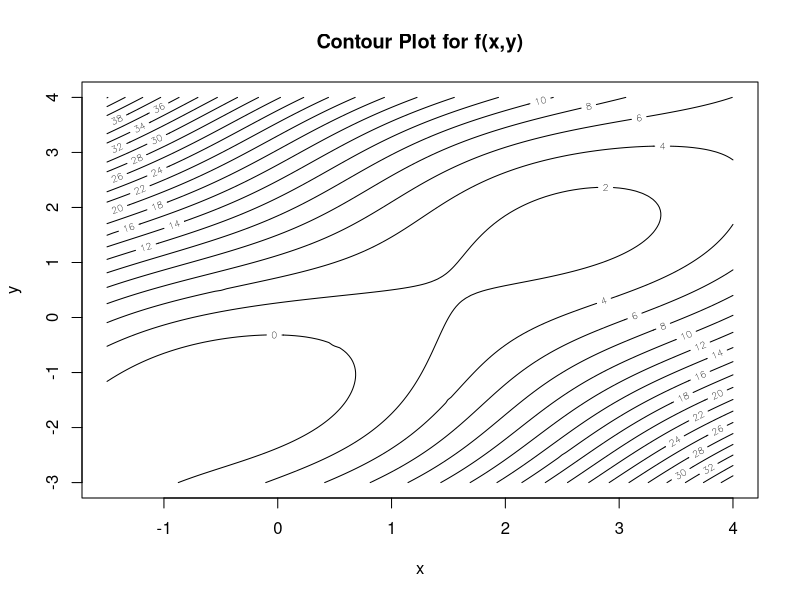
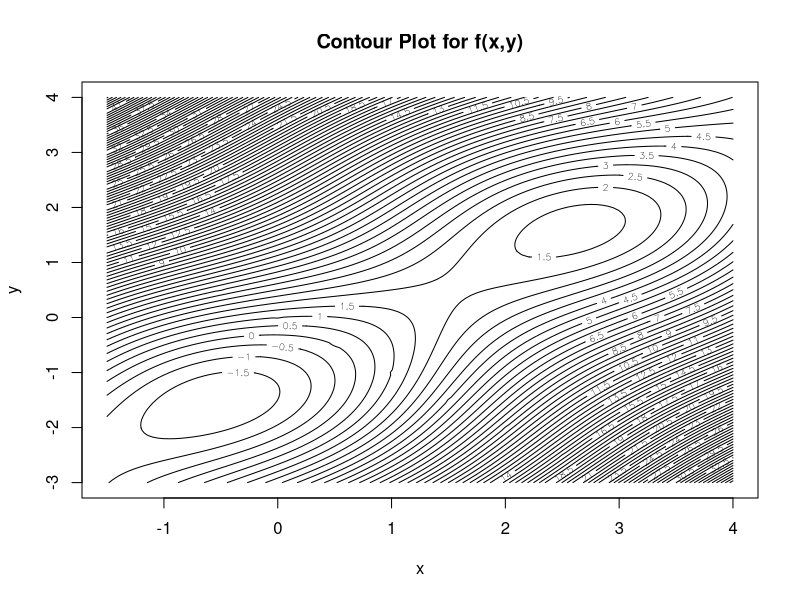
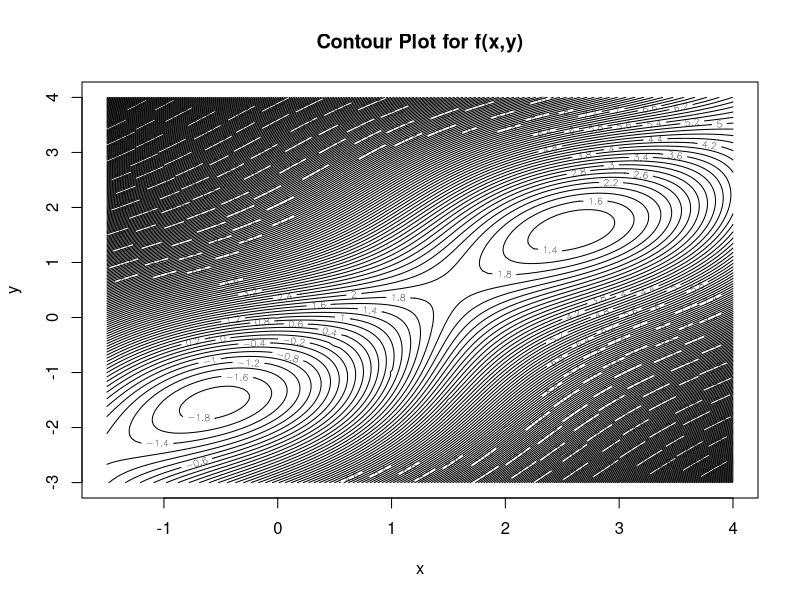
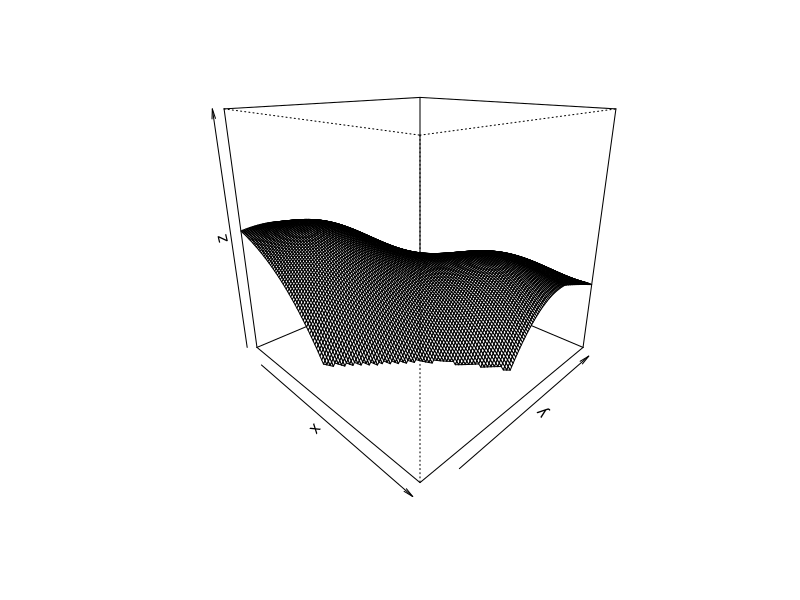

Write R code to recreate these figures, in order. (Note: this script raises an error after producing the figures.)
f <- function(x, y) {
  return (sin(x+y) + (x-y)^2 - 1.5*x + 2.5*y + 1)
}

# a. contour plot

# using example code from lecture
x1grid <- -30:80/20
x2grid <- -60:80/20
dx1 <- length(x1grid)
dx2 <- length(x2grid)
dx <- dx1*dx2

fx <- matrix(rep(NA, dx), nrow=dx1)
for (i in 1:dx1)
  for (j in 1:dx2)
  {
    x <- x1grid[i]
    y <- x2grid[j]
    fx[i, j] <- f(x, y)
  }
mfx <- matrix(fx, nrow=dx1, ncol=dx2)


contour(x1grid, x2grid, mfx, nlevels=20, xlab="x", ylab="y", main="Contour Plot for f(x,y)")
contour(x1grid, x2grid, mfx, nlevels=100, xlab="x", ylab="y", main="Contour Plot for f(x,y)")
contour(x1grid, x2grid, mfx, nlevels=200, xlab="x", ylab="y", main="Contour Plot for f(x,y)")

# 3d plot, not asked for in task
# plot is mirrored to better see the maxima (minima in the original data)
mfxcut <- mfx/(mfx < 10)   # set values below -15 to -Inf to avoid them in the plot
persp(x1grid, x2grid, -mfxcut, xlab="x", ylab="y", zlab="z", theta=45, phi=20, zlim=c(-15, 15))

# b. Gradient + Hessian

# get gradient
deriv(expression(sin(x+y) + (x-y)^2 - 1.5*x + 2.5*y + 1), namevec = c("x", "y"))

grad_g <- function(x, y) {
  grad_x <- cos(x + y) + 2 * (x - y) - 1.5
  grad_y <- cos(x + y) - 2 * (x - y) + 2.5
  return(c(grad_x, grad_y))
}

hessian_g <- function(x, y) {
  h11 <- -sin(x+y) + 2
  h12 <- -sin(x+y) - 2
  h21 <- -sin(x+y) - 2
  h22 <- -sin(x+y) + 2
  return(matrix(c(h11, h12, h21, h22), nrow = 2, byrow = TRUE))
}

a <- c(-1,1)
a[1]
hessian_g(a[1], a[1])

# c. custom newton

newton <- function(x0,y0) {
  x_t <- c(x0, y0)
  
  it <- 0
  while(TRUE) {
    #stopifnot(x_t[1] > -1.5 & x_t[1] < 4 &x_t[2] > -3 &x_t[2] < 4 )
    x_t1 <- x_t - solve(hessian_g(x_t[1],x_t[2])) %*% grad_g(x_t[1],x_t[2])
    
    # use absolute stopping criterion or a maximum number of iterations
    if (norm(x_t1 - x_t, type="2") < 0.005 | it >= 10000){
      break
    }
    
    x_t <- x_t1
    it <- it + 1
  }
  
  return(c(x_t, it))
}

newton(0,1)

newton(0,-1) # finds minimum with convergence in 7 iterations, 
# at the same point this is a global minimum if we look at the contour plot
#p <- seq(1.4, 1.8, 0.01)
#q <- seq(-0.3,1, 0.01)
for (i in p){
  for(j in q){
    m <- newton(i,j)
    if (m[3]<1000){
      print(m)
      cat("x:",i,"\n")
      cat("y:",j,"\n")
    }
  }
}
newton(1.6,0.6)
newton(2,-1) # does not find an optimum within 1000 iterations, diverges
newton(3,1) # finds minimum in 7 iterations, but only local
newton(0,1)
b <- newton(1,1)
b[3]
